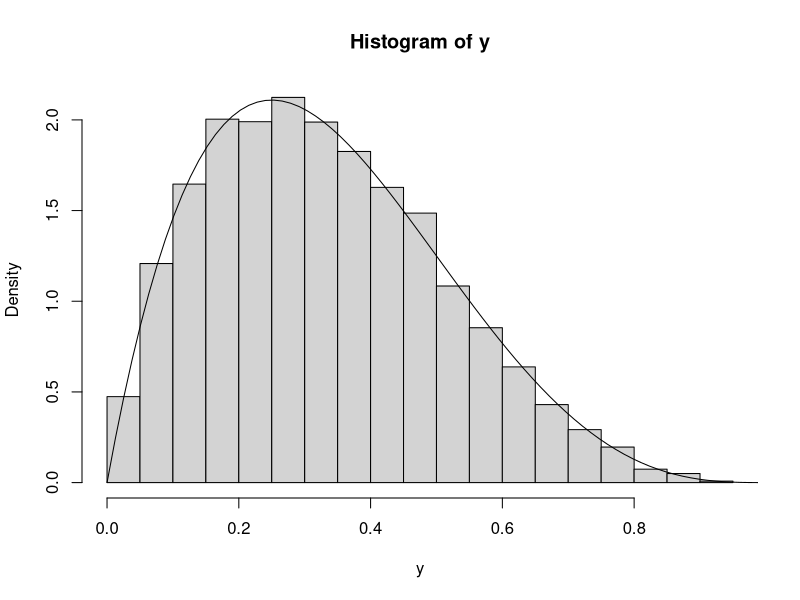
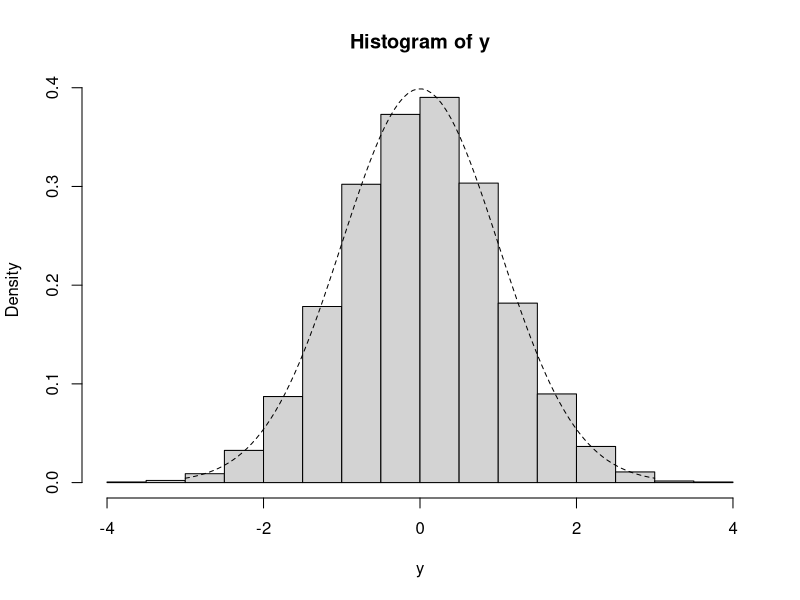

Generate these figures, in order, with R:
#  R code for rejection method for Beta density with beta >= 1
rejbeta <- function(al, bet){
	repeat{
		u1 <- runif(1)
		x <- u1^{1/al}  #  generate a beta(alpha, 1) r.v.
		u2 <- runif(1)
		if (u2 < (1 - x)^{bet - 1}) break
	}
	x
}
#  Generate 10,000 Beta(2, 4) random variables
y <- rep(NA, 10000)
for (i in 1:length(y)) y[i] <- rejbeta(2, 4)
pdf("beta-simulation.pdf", height=6, width=8)
hist(y, freq=FALSE)
zz <- seq(0, 1, , 80)
lines(zz, dbeta(zz, 2, 4))
dev.off()


#  R example of rejection sampling for standard normal
#  Use g(x) = exp(-x), x > 0.

# This function produces a single Z, so no argument needed.
rejnorm <- function(){
# Note use of repeat{} loop: continues until break
	repeat{				
		u1 <- runif(1)
		x <- -log(1 - u1)
		u2 <- runif(1)
		if(u2 < exp(-(x - 1)^2/2)) break
	}
	u3 <- runif(1)
	if(u3 < .5) z = -x
	else z = x
	z
}

y <- rep(NA, 10000)
for (i in 1:length(y)) y[i] <- rejnorm()
mean(y)
var(y)
pdf("std-norm-simulation.pdf", height=6, width=8)
hist(y, freq=FALSE)
zz <- seq(-3, 3, , 100)
lines(zz, dnorm(zz), lty=2)
dev.off()



